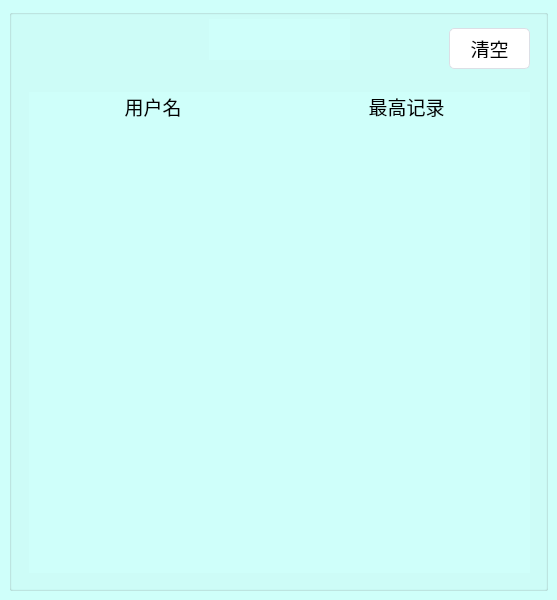
<?xml version="1.0" encoding="UTF-8"?>
<ui version="4.0">
 <class>CRankDlg</class>
 <widget class="QMainWindow" name="CRankDlg">
  <property name="geometry">
   <rect>
    <x>0</x>
    <y>0</y>
    <width>557</width>
    <height>600</height>
   </rect>
  </property>
  <property name="minimumSize">
   <size>
    <width>557</width>
    <height>600</height>
   </size>
  </property>
  <property name="maximumSize">
   <size>
    <width>557</width>
    <height>600</height>
   </size>
  </property>
  <property name="windowTitle">
   <string>排行榜</string>
  </property>
  <property name="styleSheet">
   <string notr="true">background-color: rgb(207, 255, 250);
selection-background-color: rgb(255, 0, 0);</string>
  </property>
  <widget class="QWidget" name="centralwidget">
   <property name="palette">
    <palette>
     <active>
      <colorrole role="Button">
       <brush brushstyle="SolidPattern">
        <color alpha="255">
         <red>207</red>
         <green>255</green>
         <blue>250</blue>
        </color>
       </brush>
      </colorrole>
      <colorrole role="Base">
       <brush brushstyle="SolidPattern">
        <color alpha="255">
         <red>207</red>
         <green>255</green>
         <blue>250</blue>
        </color>
       </brush>
      </colorrole>
      <colorrole role="Window">
       <brush brushstyle="SolidPattern">
        <color alpha="255">
         <red>207</red>
         <green>255</green>
         <blue>250</blue>
        </color>
       </brush>
      </colorrole>
      <colorrole role="Highlight">
       <brush brushstyle="SolidPattern">
        <color alpha="255">
         <red>255</red>
         <green>0</green>
         <blue>0</blue>
        </color>
       </brush>
      </colorrole>
     </active>
     <inactive>
      <colorrole role="Button">
       <brush brushstyle="SolidPattern">
        <color alpha="255">
         <red>207</red>
         <green>255</green>
         <blue>250</blue>
        </color>
       </brush>
      </colorrole>
      <colorrole role="Base">
       <brush brushstyle="SolidPattern">
        <color alpha="255">
         <red>207</red>
         <green>255</green>
         <blue>250</blue>
        </color>
       </brush>
      </colorrole>
      <colorrole role="Window">
       <brush brushstyle="SolidPattern">
        <color alpha="255">
         <red>207</red>
         <green>255</green>
         <blue>250</blue>
        </color>
       </brush>
      </colorrole>
      <colorrole role="Highlight">
       <brush brushstyle="SolidPattern">
        <color alpha="255">
         <red>255</red>
         <green>0</green>
         <blue>0</blue>
        </color>
       </brush>
      </colorrole>
     </inactive>
     <disabled>
      <colorrole role="Button">
       <brush brushstyle="SolidPattern">
        <color alpha="255">
         <red>207</red>
         <green>255</green>
         <blue>250</blue>
        </color>
       </brush>
      </colorrole>
      <colorrole role="Base">
       <brush brushstyle="SolidPattern">
        <color alpha="255">
         <red>207</red>
         <green>255</green>
         <blue>250</blue>
        </color>
       </brush>
      </colorrole>
      <colorrole role="Window">
       <brush brushstyle="SolidPattern">
        <color alpha="255">
         <red>207</red>
         <green>255</green>
         <blue>250</blue>
        </color>
       </brush>
      </colorrole>
      <colorrole role="Highlight">
       <brush brushstyle="SolidPattern">
        <color alpha="255">
         <red>255</red>
         <green>0</green>
         <blue>0</blue>
        </color>
       </brush>
      </colorrole>
     </disabled>
    </palette>
   </property>
   <layout class="QVBoxLayout" name="verticalLayout">
    <item>
     <widget class="QGroupBox" name="groupBox">
      <property name="title">
       <string/>
      </property>
      <widget class="QWidget" name="layoutWidget">
       <property name="geometry">
        <rect>
         <x>20</x>
         <y>83</y>
         <width>501</width>
         <height>481</height>
        </rect>
       </property>
       <layout class="QGridLayout" name="gridLayout" columnstretch="4,4">
        <item row="1" column="0">
         <widget class="QLabel" name="label_1">
          <property name="sizePolicy">
           <sizepolicy hsizetype="Expanding" vsizetype="Expanding">
            <horstretch>0</horstretch>
            <verstretch>0</verstretch>
           </sizepolicy>
          </property>
          <property name="font">
           <font>
            <family>隶书</family>
            <pointsize>22</pointsize>
           </font>
          </property>
          <property name="styleSheet">
           <string notr="true">border-color: rgb(0, 0, 0);</string>
          </property>
          <property name="text">
           <string/>
          </property>
          <property name="alignment">
           <set>Qt::AlignCenter</set>
          </property>
         </widget>
        </item>
        <item row="8" column="1">
         <widget class="QLabel" name="label_24">
          <property name="sizePolicy">
           <sizepolicy hsizetype="Expanding" vsizetype="Expanding">
            <horstretch>0</horstretch>
            <verstretch>0</verstretch>
           </sizepolicy>
          </property>
          <property name="font">
           <font>
            <family>隶书</family>
            <pointsize>22</pointsize>
           </font>
          </property>
          <property name="styleSheet">
           <string notr="true">border-color: rgb(0, 0, 0);</string>
          </property>
          <property name="text">
           <string/>
          </property>
          <property name="alignment">
           <set>Qt::AlignCenter</set>
          </property>
         </widget>
        </item>
        <item row="4" column="1">
         <widget class="QLabel" name="label_12">
          <property name="sizePolicy">
           <sizepolicy hsizetype="Expanding" vsizetype="Expanding">
            <horstretch>0</horstretch>
            <verstretch>0</verstretch>
           </sizepolicy>
          </property>
          <property name="font">
           <font>
            <family>隶书</family>
            <pointsize>22</pointsize>
           </font>
          </property>
          <property name="styleSheet">
           <string notr="true">border-color: rgb(0, 0, 0);</string>
          </property>
          <property name="text">
           <string/>
          </property>
          <property name="alignment">
           <set>Qt::AlignCenter</set>
          </property>
         </widget>
        </item>
        <item row="10" column="1">
         <widget class="QLabel" name="label_30">
          <property name="sizePolicy">
           <sizepolicy hsizetype="Expanding" vsizetype="Expanding">
            <horstretch>0</horstretch>
            <verstretch>0</verstretch>
           </sizepolicy>
          </property>
          <property name="font">
           <font>
            <family>隶书</family>
            <pointsize>22</pointsize>
           </font>
          </property>
          <property name="styleSheet">
           <string notr="true">border-color: rgb(0, 0, 0);</string>
          </property>
          <property name="text">
           <string/>
          </property>
          <property name="alignment">
           <set>Qt::AlignCenter</set>
          </property>
         </widget>
        </item>
        <item row="8" column="0">
         <widget class="QLabel" name="label_22">
          <property name="sizePolicy">
           <sizepolicy hsizetype="Expanding" vsizetype="Expanding">
            <horstretch>0</horstretch>
            <verstretch>0</verstretch>
           </sizepolicy>
          </property>
          <property name="font">
           <font>
            <family>隶书</family>
            <pointsize>22</pointsize>
           </font>
          </property>
          <property name="styleSheet">
           <string notr="true">border-color: rgb(0, 0, 0);</string>
          </property>
          <property name="text">
           <string/>
          </property>
          <property name="alignment">
           <set>Qt::AlignCenter</set>
          </property>
         </widget>
        </item>
        <item row="0" column="0">
         <widget class="QLabel" name="label">
          <property name="font">
           <font>
            <family>黑体</family>
            <pointsize>14</pointsize>
           </font>
          </property>
          <property name="text">
           <string>用户名</string>
          </property>
          <property name="textFormat">
           <enum>Qt::MarkdownText</enum>
          </property>
          <property name="alignment">
           <set>Qt::AlignCenter</set>
          </property>
         </widget>
        </item>
        <item row="6" column="1">
         <widget class="QLabel" name="label_18">
          <property name="sizePolicy">
           <sizepolicy hsizetype="Expanding" vsizetype="Expanding">
            <horstretch>0</horstretch>
            <verstretch>0</verstretch>
           </sizepolicy>
          </property>
          <property name="font">
           <font>
            <family>隶书</family>
            <pointsize>22</pointsize>
           </font>
          </property>
          <property name="styleSheet">
           <string notr="true">border-color: rgb(0, 0, 0);</string>
          </property>
          <property name="text">
           <string/>
          </property>
          <property name="alignment">
           <set>Qt::AlignCenter</set>
          </property>
         </widget>
        </item>
        <item row="0" column="1">
         <widget class="QLabel" name="label_32">
          <property name="font">
           <font>
            <family>黑体</family>
            <pointsize>14</pointsize>
           </font>
          </property>
          <property name="text">
           <string>最高记录</string>
          </property>
          <property name="alignment">
           <set>Qt::AlignCenter</set>
          </property>
         </widget>
        </item>
        <item row="10" column="0">
         <widget class="QLabel" name="label_28">
          <property name="sizePolicy">
           <sizepolicy hsizetype="Expanding" vsizetype="Expanding">
            <horstretch>0</horstretch>
            <verstretch>0</verstretch>
           </sizepolicy>
          </property>
          <property name="font">
           <font>
            <family>隶书</family>
            <pointsize>22</pointsize>
           </font>
          </property>
          <property name="styleSheet">
           <string notr="true">border-color: rgb(0, 0, 0);</string>
          </property>
          <property name="text">
           <string/>
          </property>
          <property name="alignment">
           <set>Qt::AlignCenter</set>
          </property>
         </widget>
        </item>
        <item row="1" column="1">
         <widget class="QLabel" name="label_3">
          <property name="sizePolicy">
           <sizepolicy hsizetype="Expanding" vsizetype="Expanding">
            <horstretch>0</horstretch>
            <verstretch>0</verstretch>
           </sizepolicy>
          </property>
          <property name="font">
           <font>
            <family>隶书</family>
            <pointsize>22</pointsize>
           </font>
          </property>
          <property name="styleSheet">
           <string notr="true">border-color: rgb(0, 0, 0);</string>
          </property>
          <property name="text">
           <string/>
          </property>
          <property name="alignment">
           <set>Qt::AlignCenter</set>
          </property>
         </widget>
        </item>
        <item row="2" column="1">
         <widget class="QLabel" name="label_6">
          <property name="sizePolicy">
           <sizepolicy hsizetype="Expanding" vsizetype="Expanding">
            <horstretch>0</horstretch>
            <verstretch>0</verstretch>
           </sizepolicy>
          </property>
          <property name="font">
           <font>
            <family>隶书</family>
            <pointsize>22</pointsize>
           </font>
          </property>
          <property name="styleSheet">
           <string notr="true">border-color: rgb(0, 0, 0);</string>
          </property>
          <property name="text">
           <string/>
          </property>
          <property name="alignment">
           <set>Qt::AlignCenter</set>
          </property>
         </widget>
        </item>
        <item row="2" column="0">
         <widget class="QLabel" name="label_4">
          <property name="sizePolicy">
           <sizepolicy hsizetype="Expanding" vsizetype="Expanding">
            <horstretch>0</horstretch>
            <verstretch>0</verstretch>
           </sizepolicy>
          </property>
          <property name="font">
           <font>
            <family>隶书</family>
            <pointsize>22</pointsize>
           </font>
          </property>
          <property name="styleSheet">
           <string notr="true">border-color: rgb(0, 0, 0);</string>
          </property>
          <property name="text">
           <string/>
          </property>
          <property name="alignment">
           <set>Qt::AlignCenter</set>
          </property>
         </widget>
        </item>
        <item row="9" column="1">
         <widget class="QLabel" name="label_27">
          <property name="sizePolicy">
           <sizepolicy hsizetype="Expanding" vsizetype="Expanding">
            <horstretch>0</horstretch>
            <verstretch>0</verstretch>
           </sizepolicy>
          </property>
          <property name="font">
           <font>
            <family>隶书</family>
            <pointsize>22</pointsize>
           </font>
          </property>
          <property name="styleSheet">
           <string notr="true">border-color: rgb(0, 0, 0);</string>
          </property>
          <property name="text">
           <string/>
          </property>
          <property name="alignment">
           <set>Qt::AlignCenter</set>
          </property>
         </widget>
        </item>
        <item row="4" column="0">
         <widget class="QLabel" name="label_10">
          <property name="sizePolicy">
           <sizepolicy hsizetype="Expanding" vsizetype="Expanding">
            <horstretch>0</horstretch>
            <verstretch>0</verstretch>
           </sizepolicy>
          </property>
          <property name="font">
           <font>
            <family>隶书</family>
            <pointsize>22</pointsize>
           </font>
          </property>
          <property name="styleSheet">
           <string notr="true">border-color: rgb(0, 0, 0);</string>
          </property>
          <property name="text">
           <string/>
          </property>
          <property name="alignment">
           <set>Qt::AlignCenter</set>
          </property>
         </widget>
        </item>
        <item row="3" column="0">
         <widget class="QLabel" name="label_7">
          <property name="sizePolicy">
           <sizepolicy hsizetype="Expanding" vsizetype="Expanding">
            <horstretch>0</horstretch>
            <verstretch>0</verstretch>
           </sizepolicy>
          </property>
          <property name="font">
           <font>
            <family>隶书</family>
            <pointsize>22</pointsize>
           </font>
          </property>
          <property name="styleSheet">
           <string notr="true">border-color: rgb(0, 0, 0);</string>
          </property>
          <property name="text">
           <string/>
          </property>
          <property name="alignment">
           <set>Qt::AlignCenter</set>
          </property>
         </widget>
        </item>
        <item row="5" column="1">
         <widget class="QLabel" name="label_15">
          <property name="sizePolicy">
           <sizepolicy hsizetype="Expanding" vsizetype="Expanding">
            <horstretch>0</horstretch>
            <verstretch>0</verstretch>
           </sizepolicy>
          </property>
          <property name="font">
           <font>
            <family>隶书</family>
            <pointsize>22</pointsize>
           </font>
          </property>
          <property name="styleSheet">
           <string notr="true">border-color: rgb(0, 0, 0);</string>
          </property>
          <property name="text">
           <string/>
          </property>
          <property name="alignment">
           <set>Qt::AlignCenter</set>
          </property>
         </widget>
        </item>
        <item row="3" column="1">
         <widget class="QLabel" name="label_9">
          <property name="sizePolicy">
           <sizepolicy hsizetype="Expanding" vsizetype="Expanding">
            <horstretch>0</horstretch>
            <verstretch>0</verstretch>
           </sizepolicy>
          </property>
          <property name="font">
           <font>
            <family>隶书</family>
            <pointsize>22</pointsize>
           </font>
          </property>
          <property name="styleSheet">
           <string notr="true">border-color: rgb(0, 0, 0);</string>
          </property>
          <property name="text">
           <string/>
          </property>
          <property name="alignment">
           <set>Qt::AlignCenter</set>
          </property>
         </widget>
        </item>
        <item row="9" column="0">
         <widget class="QLabel" name="label_25">
          <property name="sizePolicy">
           <sizepolicy hsizetype="Expanding" vsizetype="Expanding">
            <horstretch>0</horstretch>
            <verstretch>0</verstretch>
           </sizepolicy>
          </property>
          <property name="font">
           <font>
            <family>隶书</family>
            <pointsize>22</pointsize>
           </font>
          </property>
          <property name="styleSheet">
           <string notr="true">border-color: rgb(0, 0, 0);</string>
          </property>
          <property name="text">
           <string/>
          </property>
          <property name="alignment">
           <set>Qt::AlignCenter</set>
          </property>
         </widget>
        </item>
        <item row="7" column="0">
         <widget class="QLabel" name="label_19">
          <property name="sizePolicy">
           <sizepolicy hsizetype="Expanding" vsizetype="Expanding">
            <horstretch>0</horstretch>
            <verstretch>0</verstretch>
           </sizepolicy>
          </property>
          <property name="font">
           <font>
            <family>隶书</family>
            <pointsize>22</pointsize>
           </font>
          </property>
          <property name="styleSheet">
           <string notr="true">border-color: rgb(0, 0, 0);</string>
          </property>
          <property name="text">
           <string/>
          </property>
          <property name="alignment">
           <set>Qt::AlignCenter</set>
          </property>
         </widget>
        </item>
        <item row="6" column="0">
         <widget class="QLabel" name="label_16">
          <property name="sizePolicy">
           <sizepolicy hsizetype="Expanding" vsizetype="Expanding">
            <horstretch>0</horstretch>
            <verstretch>0</verstretch>
           </sizepolicy>
          </property>
          <property name="font">
           <font>
            <family>隶书</family>
            <pointsize>22</pointsize>
           </font>
          </property>
          <property name="styleSheet">
           <string notr="true">border-color: rgb(0, 0, 0);</string>
          </property>
          <property name="text">
           <string/>
          </property>
          <property name="alignment">
           <set>Qt::AlignCenter</set>
          </property>
         </widget>
        </item>
        <item row="5" column="0">
         <widget class="QLabel" name="label_13">
          <property name="sizePolicy">
           <sizepolicy hsizetype="Expanding" vsizetype="Expanding">
            <horstretch>0</horstretch>
            <verstretch>0</verstretch>
           </sizepolicy>
          </property>
          <property name="font">
           <font>
            <family>隶书</family>
            <pointsize>22</pointsize>
           </font>
          </property>
          <property name="styleSheet">
           <string notr="true">border-color: rgb(0, 0, 0);</string>
          </property>
          <property name="text">
           <string/>
          </property>
          <property name="alignment">
           <set>Qt::AlignCenter</set>
          </property>
         </widget>
        </item>
        <item row="7" column="1">
         <widget class="QLabel" name="label_21">
          <property name="sizePolicy">
           <sizepolicy hsizetype="Expanding" vsizetype="Expanding">
            <horstretch>0</horstretch>
            <verstretch>0</verstretch>
           </sizepolicy>
          </property>
          <property name="font">
           <font>
            <family>隶书</family>
            <pointsize>22</pointsize>
           </font>
          </property>
          <property name="styleSheet">
           <string notr="true">border-color: rgb(0, 0, 0);</string>
          </property>
          <property name="text">
           <string/>
          </property>
          <property name="alignment">
           <set>Qt::AlignCenter</set>
          </property>
         </widget>
        </item>
       </layout>
      </widget>
      <widget class="QPushButton" name="pushButton">
       <property name="geometry">
        <rect>
         <x>440</x>
         <y>19</y>
         <width>81</width>
         <height>41</height>
        </rect>
       </property>
       <property name="font">
        <font>
         <family>等线</family>
         <pointsize>14</pointsize>
         <italic>false</italic>
         <bold>false</bold>
        </font>
       </property>
       <property name="cursor">
        <cursorShape>PointingHandCursor</cursorShape>
       </property>
       <property name="styleSheet">
        <string notr="true">QPushButton {
    background-color: #ffffff;
    border: 1px solid #dcdfe6;
    padding: 10px;
    border-radius: 5px;
}

QPushButton:hover {
    background-color: #ecf5ff;
    color: #409eff;
}

QPushButton:pressed, QPushButton:checked {
    border: 1px solid #3a8ee6;
    color: #409eff;
}

#button3 {
    border-radius: 20px;
}</string>
       </property>
       <property name="text">
        <string>清空</string>
       </property>
      </widget>
      <widget class="QListView" name="listView">
       <property name="geometry">
        <rect>
         <x>200</x>
         <y>10</y>
         <width>141</width>
         <height>41</height>
        </rect>
       </property>
       <property name="autoFillBackground">
        <bool>false</bool>
       </property>
       <property name="styleSheet">
        <string notr="true">background-image: url(:/new/picture/RankWord.png);
</string>
       </property>
       <property name="frameShape">
        <enum>QFrame::Box</enum>
       </property>
       <property name="lineWidth">
        <number>-2</number>
       </property>
      </widget>
      <zorder>listView</zorder>
      <zorder>layoutWidget</zorder>
      <zorder>pushButton</zorder>
     </widget>
    </item>
   </layout>
  </widget>
  <action name="actionClear">
   <property name="text">
    <string>Clear</string>
   </property>
   <property name="font">
    <font>
     <family>Arial</family>
     <pointsize>10</pointsize>
     <bold>true</bold>
    </font>
   </property>
  </action>
 </widget>
 <resources/>
 <connections/>
</ui>
